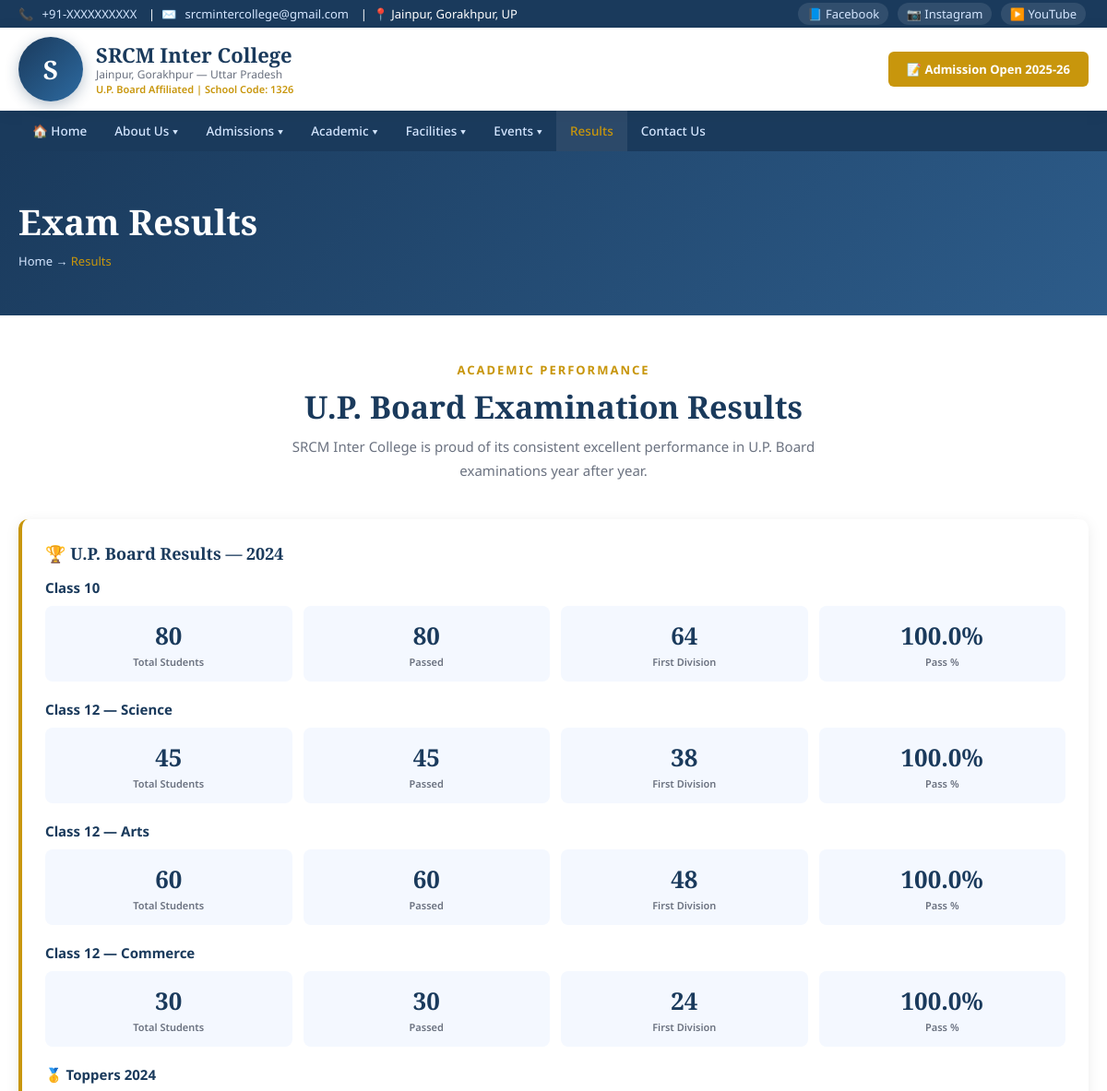
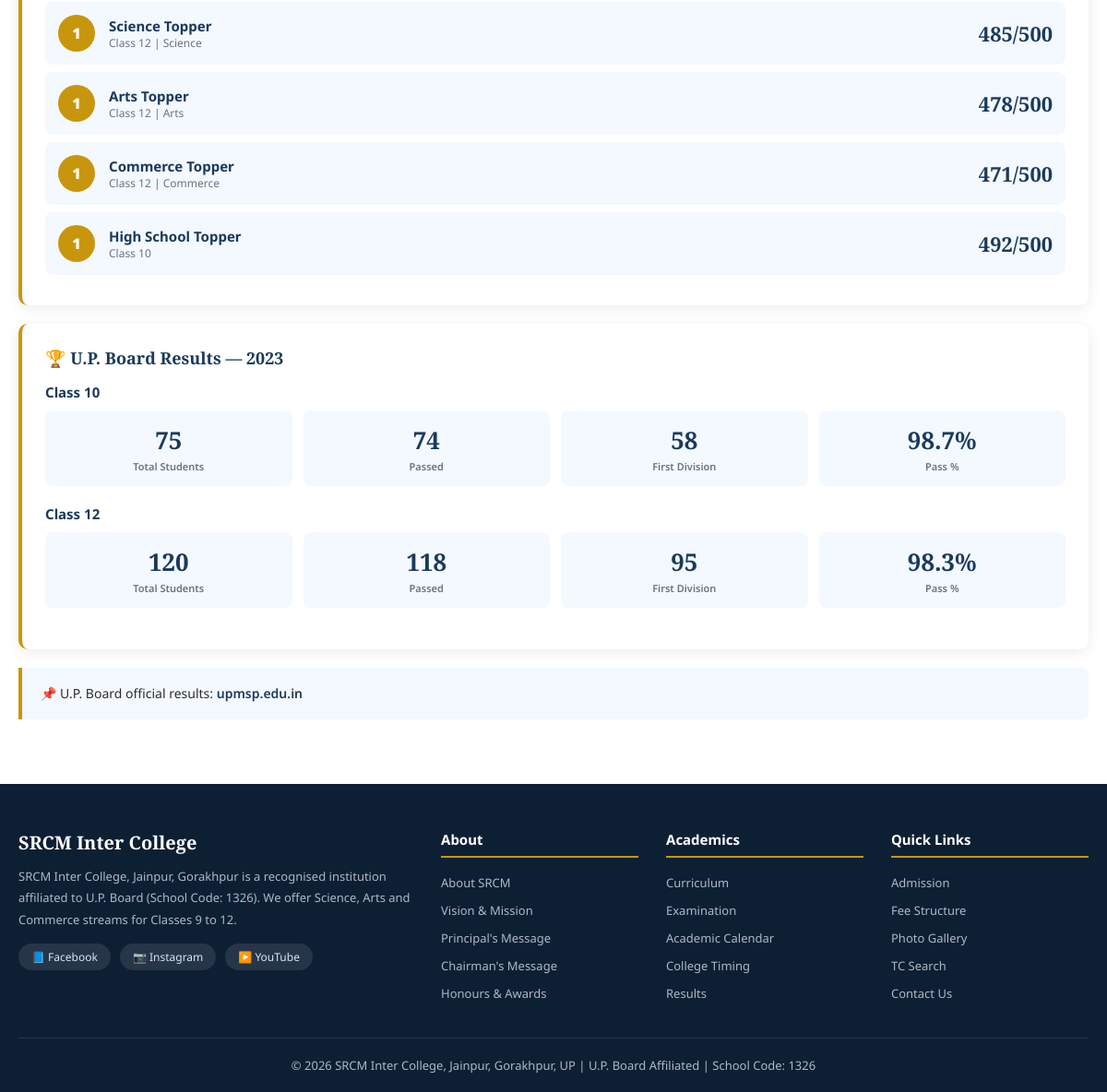
Screenshot of /srcm/results.php with the database file from the repository (2 pictures, top to bottom).
### tables this page shows
CREATE TABLE settings (
  id INT AUTO_INCREMENT PRIMARY KEY,
  setting_key VARCHAR(100) UNIQUE NOT NULL,
  setting_value TEXT,
  updated_at TIMESTAMP DEFAULT CURRENT_TIMESTAMP ON UPDATE CURRENT_TIMESTAMP
);

CREATE TABLE results (
  id INT AUTO_INCREMENT PRIMARY KEY,
  exam_year VARCHAR(10),
  class VARCHAR(20),
  stream VARCHAR(50),
  total_students INT,
  passed_students INT,
  first_div INT,
  second_div INT,
  distinctions INT,
  pass_percent DECIMAL(5,2),
  is_active TINYINT(1) DEFAULT 1
);

CREATE TABLE toppers (
  id INT AUTO_INCREMENT PRIMARY KEY,
  exam_year VARCHAR(10),
  student_name VARCHAR(200),
  class VARCHAR(20),
  stream VARCHAR(50),
  marks_obtained INT,
  total_marks INT,
  rank_position INT,
  photo_path VARCHAR(300),
  is_active TINYINT(1) DEFAULT 1
);

### srcm/includes/config.php (called while the page is built, shortened)
<?php
function getDB() {
    static $pdo = null;
    if ($pdo === null) {
        try {
            $pdo = new PDO(
                "mysql:host=" . DB_HOST . ";dbname=" . DB_NAME . ";charset=utf8mb4",
                DB_USER, DB_PASS,
                [PDO::ATTR_ERRMODE => PDO::ERRMODE_EXCEPTION,
                 PDO::ATTR_DEFAULT_FETCH_MODE => PDO::FETCH_ASSOC]
            );
        } catch (PDOException $e) {
            die("DB Error: " . $e->getMessage());
        }
    }
    return $pdo;
}
function getSetting($key) {
    $db = getDB();
    $stmt = $db->prepare("SELECT setting_value FROM settings WHERE setting_key = ?");
    $stmt->execute([$key]);
    $row = $stmt->fetch();
    return $row ? $row['setting_value'] : '';
}
function clean($str) {
    return htmlspecialchars(strip_tags(trim($str)), ENT_QUOTES, 'UTF-8');
}
?>

### srcm/results.php (the view, shortened to what this page needs)
<?php
require_once __DIR__ . '/includes/config.php';
$db = getDB();
$results = $db->query("SELECT * FROM results WHERE is_active=1 ORDER BY exam_year DESC, class")->fetchAll();
$toppers = $db->query("SELECT * FROM toppers WHERE is_active=1 ORDER BY exam_year DESC, rank_position")->fetchAll();
include __DIR__ . '/includes/header.php';
?>
<div class="page-banner"><div class="container"><h1>Exam Results</h1><div class="breadcrumb">Home → <span>Results</span></div></div></div>
<div class="page-content"><div class="container">
  <div class="section-header"><div class="section-tag">Academic Performance</div><h2 class="section-title">U.P. Board Examination Results</h2><p class="section-desc">SRCM Inter College is proud of its consistent excellent performance in U.P. Board examinations year after year.</p></div>
  <?php
  $years = array_unique(array_column($results, 'exam_year'));
  foreach($years as $year):
    $yearResults = array_filter($results, fn($r) => $r['exam_year'] == $year);
    $yearToppers = array_filter($toppers, fn($t) => $t['exam_year'] == $year);
  ?>
  <div class="result-card">
    <h3>🏆 U.P. Board Results — <?= $year ?></h3>
    <?php foreach($yearResults as $r): ?>
    <div style="margin-bottom:20px;">
      <h4 style="color:var(--primary);font-size:15px;margin-bottom:10px;"><?= clean($r['class']) ?> <?= $r['stream']!='All'?'— '.$r['stream']:'' ?></h4>
      <div class="result-stats">
        <div class="rs"><div class="num"><?= $r['total_students'] ?></div><div class="lbl">Total Students</div></div>
        <div class="rs"><div class="num"><?= $r['passed_students'] ?></div><div class="lbl">Passed</div></div>
        <div class="rs"><div class="num"><?= $r['first_div'] ?></div><div class="lbl">First Division</div></div>
        <div class="rs"><div class="num"><?= number_format($r['pass_percent'],1) ?>%</div><div class="lbl">Pass %</div></div>
      </div>
    </div>
    <?php endforeach; ?>
    <?php if(!empty($yearToppers)): ?>
    <h4 style="color:var(--primary);font-size:15px;margin:18px 0 10px;">🥇 Toppers <?= $year ?></h4>
    <?php foreach($yearToppers as $t): ?>
    <div class="topper-row">
      <div class="topper-rank"><?= $t['rank_position'] ?></div>
      <div class="topper-info"><h4><?= clean($t['student_name']) ?></h4><p><?= clean($t['class']) ?> <?= $t['stream']!='All'?'| '.$t['stream']:'' ?></p></div>
      <div class="topper-marks"><?= $t['marks_obtained'] ?>/<?= $t['total_marks'] ?></div>
    </div>
    <?php endforeach; ?>
    <?php endif; ?>
  </div>
  <?php endforeach; ?>
  <div class="info-box"><p>📌 U.P. Board official results: <a href="https://upmsp.edu.in" target="_blank" style="color:var(--primary);font-weight:600;">upmsp.edu.in</a></p></div>
</div></div>
<?php include __DIR__ . '/includes/footer.php'; ?>

### srcm/includes/header.php (shortened to what this page needs)
<?php
require_once __DIR__ . '/config.php';
$collegeName = getSetting('college_name');
$collegePhone = getSetting('college_phone');
$collegeEmail = getSetting('college_email');
$collegeFacebook = getSetting('college_facebook');
?>
<!DOCTYPE html>
<html lang="hi">
<head>
<link rel="stylesheet" href="<?= SITE_URL ?>/assets/css/style.css">
</head>
<body>
<div class="top-bar">
  <div class="container">
    <div class="top-left">
      📞 <a href="tel:<?= $collegePhone ?>"><?= $collegePhone ?></a>
      &nbsp;|&nbsp;
      ✉️ <a href="mailto:<?= $collegeEmail ?>"><?= $collegeEmail ?></a>
      &nbsp;|&nbsp;
      📍 Jainpur, Gorakhpur, UP
    </div>
    <div class="socials">
      <a href="<?= $collegeFacebook ?>" target="_blank">📘 Facebook</a>
      <a href="<?= getSetting('college_instagram') ?>">📷 Instagram</a>
      <a href="<?= getSetting('college_youtube') ?>">▶️ YouTube</a>
    </div>
  </div>
</div>
<header>
  <div class="container">
    <div class="header-inner">
      <a href="<?= SITE_URL ?>/index.php" class="logo-area">
        <div class="logo-icon">S</div>
        <div class="logo-text">
          <h1><?= $collegeName ?></h1>
          <p>Jainpur, Gorakhpur — Uttar Pradesh</p>
          <p class="est">U.P. Board Affiliated | School Code: <?= getSetting('college_school_code') ?></p>
        </div>
      </a>
      <div>
        <?php if(getSetting('admission_status') == 'open'): ?>
        <a href="<?= SITE_URL ?>/admission.php" class="btn-admission">📝 Admission Open 2025-26</a>
        <?php endif; ?>
      </div>
    </div>
  </div>
</header>
<nav>
  <div class="container">
    <div class="nav-inner">
      <a href="<?= SITE_URL ?>/index.php" <?= (basename($_SERVER['PHP_SELF'])=='index.php')?'class="active"':'' ?>>🏠 Home</a>
      <div class="dropdown">
        <span>About Us ▾</span>
      </div>
      <div class="dropdown">
        <span>Admissions ▾</span>
      </div>
      <div class="dropdown">
        <span>Academic ▾</span>
      </div>
      <div class="dropdown">
        <span>Facilities ▾</span>
      </div>
      <div class="dropdown">
        <span>Events ▾</span>
      </div>
      <a href="<?= SITE_URL ?>/results.php" <?= (basename($_SERVER['PHP_SELF'])=='results.php')?'class="active"':'' ?>>Results</a>
      <a href="<?= SITE_URL ?>/contact.php" <?= (basename($_SERVER['PHP_SELF'])=='contact.php')?'class="active"':'' ?>>Contact Us</a>
    </div>
  </div>
</nav>

### srcm/includes/footer.php (shortened to what this page needs)
<?php require_once __DIR__ . '/config.php'; ?>
<footer>
  <div class="container">
    <div class="footer-grid">
      <div class="footer-about">
        <h3><?= getSetting('college_name') ?></h3>
        <p><?= getSetting('about_text') ?></p>
        <div class="footer-social">
          <a href="<?= getSetting('college_facebook') ?>" target="_blank">📘 Facebook</a>
          <a href="<?= getSetting('college_instagram') ?>">📷 Instagram</a>
          <a href="<?= getSetting('college_youtube') ?>">▶️ YouTube</a>
        </div>
      </div>
      <div class="footer-col">
        <h4>About</h4>
        <ul>
          <li><a href="<?= SITE_URL ?>/about.php">About SRCM</a></li>
          <li><a href="<?= SITE_URL ?>/vision.php">Vision & Mission</a></li>
          <li><a href="<?= SITE_URL ?>/principal.php">Principal's Message</a></li>
          <li><a href="<?= SITE_URL ?>/chairman.php">Chairman's Message</a></li>
          <li><a href="<?= SITE_URL ?>/honours.php">Honours & Awards</a></li>
        </ul>
      </div>
      <div class="footer-col">
        <h4>Academics</h4>
        <ul>
          <li><a href="<?= SITE_URL ?>/curriculum.php">Curriculum</a></li>
          <li><a href="<?= SITE_URL ?>/exam.php">Examination</a></li>
          <li><a href="<?= SITE_URL ?>/calendar.php">Academic Calendar</a></li>
          <li><a href="<?= SITE_URL ?>/timing.php">College Timing</a></li>
          <li><a href="<?= SITE_URL ?>/results.php">Results</a></li>
        </ul>
      </div>
      <div class="footer-col">
        <h4>Quick Links</h4>
        <ul>
          <li><a href="<?= SITE_URL ?>/admission.php">Admission</a></li>
          <li><a href="<?= SITE_URL ?>/fee.php">Fee Structure</a></li>
          <li><a href="<?= SITE_URL ?>/gallery.php">Photo Gallery</a></li>
          <li><a href="<?= SITE_URL ?>/tc-search.php">TC Search</a></li>
          <li><a href="<?= SITE_URL ?>/contact.php">Contact Us</a></li>
        </ul>
      </div>
    </div>
    <div class="footer-bottom">
      <p>© <?= date('Y') ?> <?= getSetting('college_name') ?>, Jainpur, Gorakhpur, UP | U.P. Board Affiliated | School Code: <?= getSetting('college_school_code') ?></p>
    </div>
  </div>
</footer>
</body>
</html>

### rows the page displays
settings: setting_value "+91-XXXXXXXXXX"
settings: setting_value "srcmintercollege@gmail.com"
settings: setting_value "SRCM Inter College"
settings: setting_value "1326"
results: class "Class 10", total_students "80", passed_students "80", first_div "64", pass_percent "100.0"
results: class "Class 12", stream "Science", total_students "45", passed_students "45", first_div "38", pass_percent "100.0"
results: class "Class 12", stream "Arts", total_students "60", passed_students "60", first_div "48", pass_percent "100.0"
results: class "Class 12", stream "Commerce", total_students "30", passed_students "30", first_div "24", pass_percent "100.0"
toppers: rank_position "1", student_name "Science Topper", class "Class 12", stream "Science", marks_obtained "485", total_marks "500"
toppers: rank_position "1", student_name "Arts Topper", class "Class 12", stream "Arts", marks_obtained "478", total_marks "500"
toppers: rank_position "1", student_name "Commerce Topper", class "Class 12", stream "Commerce", marks_obtained "471", total_marks "500"
toppers: rank_position "1", student_name "High School Topper", class "Class 10", marks_obtained "492", total_marks "500"
results: class "Class 10", total_students "75", passed_students "74", first_div "58", pass_percent "98.7"
results: class "Class 12", total_students "120", passed_students "118", first_div "95", pass_percent "98.3"
settings: setting_value "SRCM Inter College, Jainpur, Gorakhpur is a recognised institution affiliated to U.P. Board (School Code: 1326). We offer Science, Arts and Commerce streams for Classes 9 to 12."

### other values shown
$year "2024"
$year "2023"
